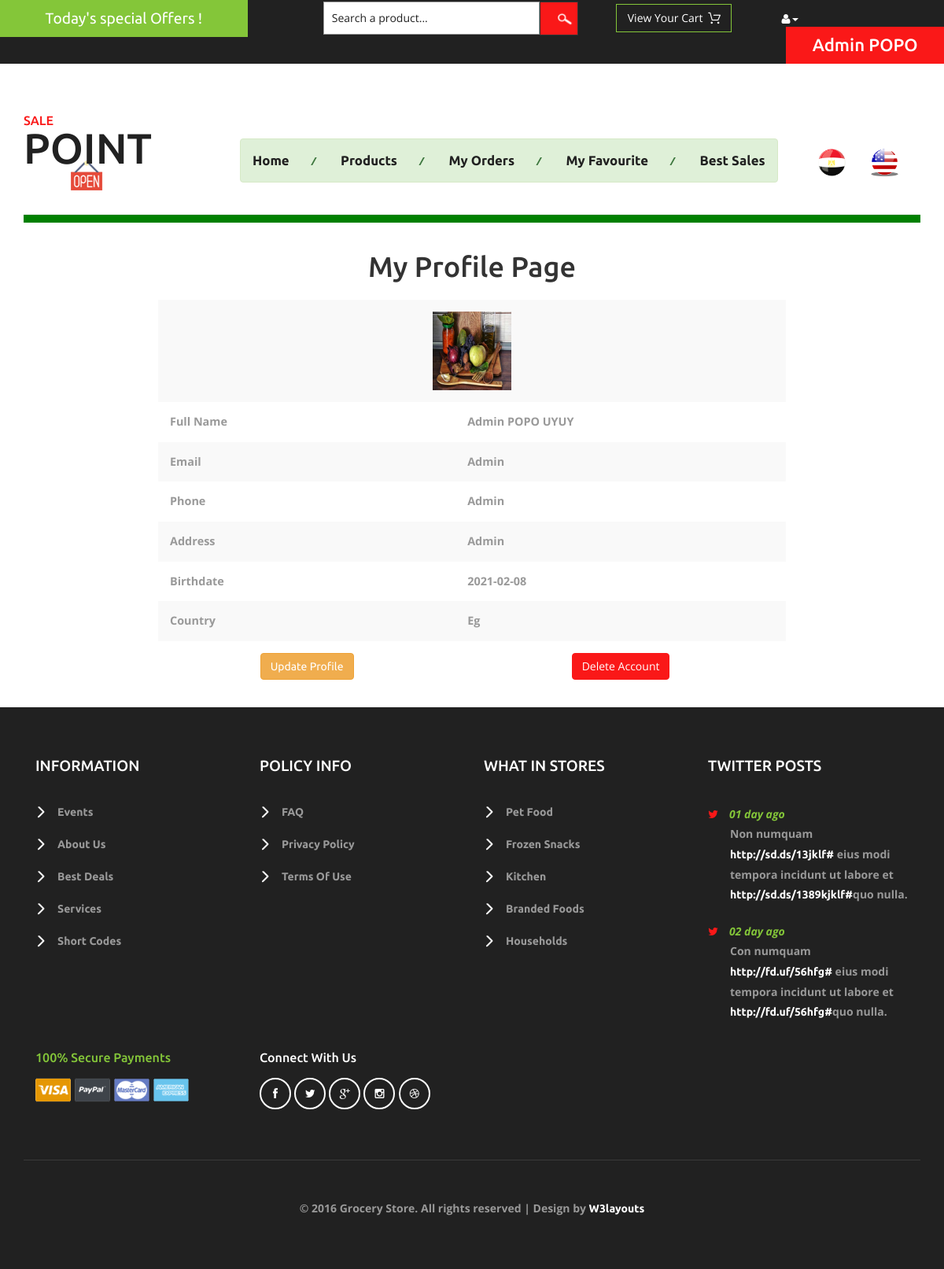
Screenshot of /MyProfile.php (signed in) with the database file from the repository.
### tables this page shows
CREATE TABLE `users` (
  `userid` int(11) NOT NULL,
  `name` varchar(200) NOT NULL,
  `phone` varchar(11) NOT NULL,
  `email` varchar(150) NOT NULL,
  `bdate` date DEFAULT NULL,
  `address` varchar(250) DEFAULT NULL,
  `country` varchar(30) NOT NULL,
  `password` varchar(8) NOT NULL,
  `type` varchar(100) NOT NULL
);

### Classes/Database.php (called while the page is built, shortened)
<?php
    class Database
    {
        var $conn;
        function __construct()
        {
            $this->conn=mysqli_connect("mysql5044.site4now.net","a6e60d_salepoi","ABC@123456","db_a6e60d_salepoi");
        }
      function GetData($select)
      {
        $result= mysqli_query($this->conn,$select);
        return $result;
      }
    }
?>

### Classes/Customer.php (called while the page is built, shortened)
<?php
include_once "Database.php";
class Customer extends Database implements Operations
{
    public function GetAll(){
        return parent::GetData("select * from users where userid='".$_SESSION["id"]."'");
    }
}
?>

### MyProfile.php (the view, shortened to what this page needs)
<?php
if(isset($_SESSION["id"]))
include_once "HeaderAfter.php";
else
include_once "HeaderBefore.php";
  ?>
<form method="post">
    <div class="container m-3">
    <center>
    <h1 class="m-3">My Profile Page</h1>
    <br/>
    <table class="table table-striped table-borderd m-3" style="width:70%">
    <?php
        include_once "classes/Customer.php";
        $cust=new Customer();
        $rs=$cust->GetAll();
        if($row=mysqli_fetch_assoc($rs))
        {
    ?>
     <tr>
            <td colspan="2" style="text-align: center;">
                <img src="Customer/<?php echo $_SESSION["id"]; ?>.jpg" height="100px" width="100px"/>
            </td>
        </tr>
        <tr>
            <td>Full Name  </td>
            <td> <?php echo $row["name"]; ?> </td>
        </tr>
        <tr>
            <td>Email  </td>
            <td> <?php echo $row["email"]; ?> </td>
        </tr>
        <tr>
            <td>Phone </td>
            <td> <?php echo $row["phone"]; ?> </td>
        </tr>
        <tr>
            <td>Address  </td>
            <td> <?php echo $row["address"]; ?> </td>
        </tr>
        <tr>
            <td>Birthdate  </td>
            <td> <?php echo $row["bdate"]; ?> </td>
        </tr>
        <tr>
            <td>Country </td>
            <td> <?php echo $row["country"]; ?> </td>
        </tr>
        <tr style="text-align: center;">
            <td> <a href="editprofile.php" class="btn btn-warning">Update Profile</a>  </td>
            <td> <input type="submit" name="btndelete" class="btn btn-danger" value="Delete Account"/>  </td>
        </tr>
        <?php } ?>
    </table>
    </center>
 </div>
</form>
<?php
include_once "Footer.php";
?>

### rows the page displays
users: name "Admin POPO UYUY", email "Admin", phone "Admin", address "Admin", bdate "2021-02-08", country "Eg"

### other values shown
$b[0] "Admin"
$b[1] "POPO"
